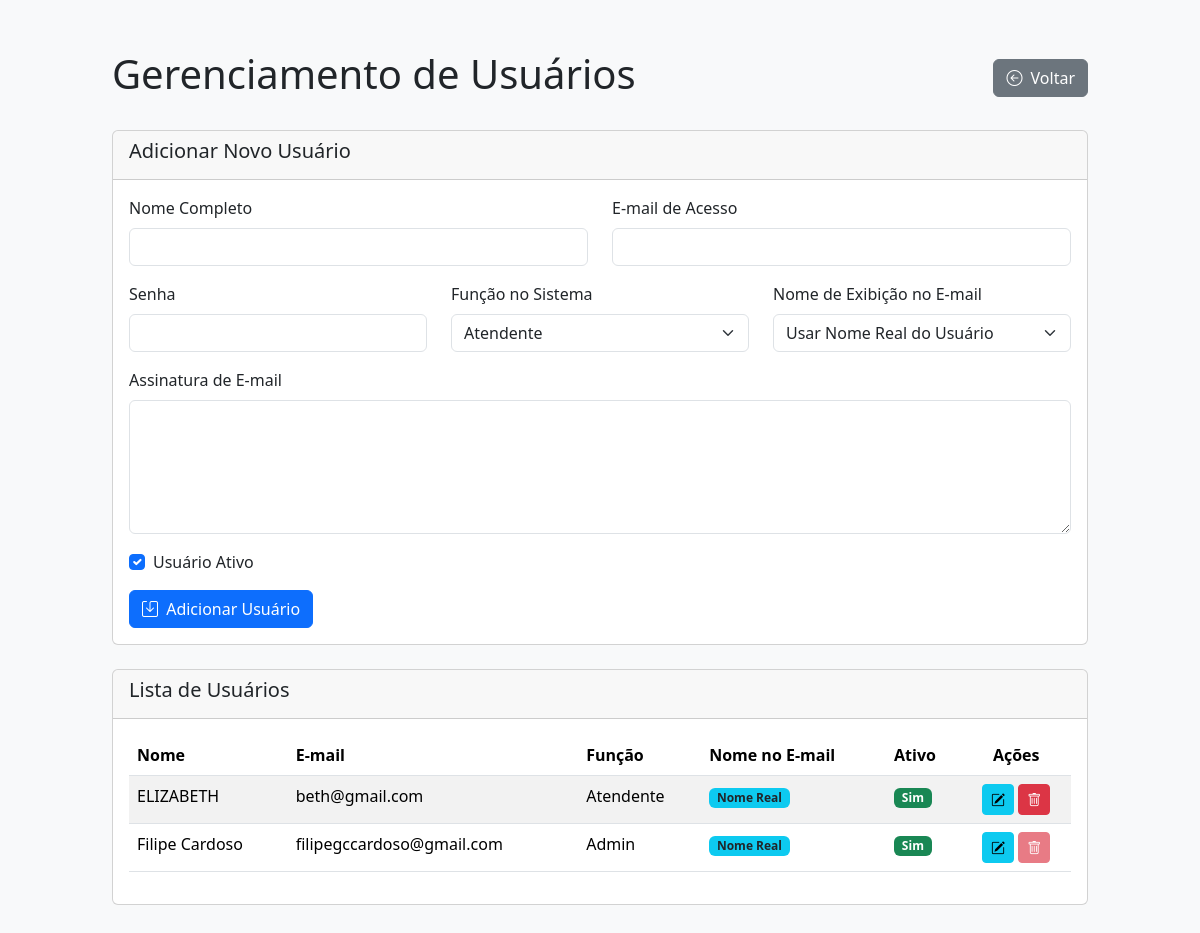
/manage_users.php (signed in), run on the app's committed database.
### tables this page shows
CREATE TABLE `usuarios` (
  `id` int NOT NULL AUTO_INCREMENT,
  `nome` varchar(255) NOT NULL,
  `email` varchar(255) NOT NULL,
  `senha` varchar(255) NOT NULL,
  `ativo` tinyint(1) NOT NULL DEFAULT '1',
  `role` enum('admin','atendente') NOT NULL DEFAULT 'atendente',
  `email_sender_name_type` enum('real_name','global_name') NOT NULL DEFAULT 'real_name' COMMENT 'Define o nome de exibiÃ§Ã£o no e-mail: nome real do usuÃ¡rio ou nome global do suporte.',
  `signature_html` mediumtext,
  PRIMARY KEY (`id`),
  UNIQUE KEY `email` (`email`)
);

### manage_users.php (the view, shortened to what this page needs)
<?php
require_once __DIR__ . '/config/config.php';
$message = '';
$edit_user = null;
$users = [];
$stmt = $conn->prepare("SELECT id, nome, email, ativo, role, email_sender_name_type FROM usuarios ORDER BY nome ASC");
if ($stmt) {
    $stmt->execute();
    $users = $stmt->get_result()->fetch_all(MYSQLI_ASSOC);
} else {
    $message .= "<div class='alert alert-danger'>Erro ao buscar usuários: " . $conn->error . "</div>";
}
?>
<!DOCTYPE html>
<html lang="pt-br">
<head>
    <link href="https://cdn.jsdelivr.net/npm/bootstrap@5.3.3/dist/css/bootstrap.min.css" rel="stylesheet">
    <link rel="stylesheet" href="https://cdn.jsdelivr.net/npm/bootstrap-icons@1.11.3/font/bootstrap-icons.min.css">
</head>
<body>
    <div class="container">
        <div class="d-flex justify-content-between align-items-center mb-4">
            <h1>Gerenciamento de Usuários</h1>
            <a href="index.php" class="btn btn-secondary"><i class="bi bi-arrow-left-circle me-1"></i> Voltar</a>
        </div>
        <div class="card mb-4">
            <div class="card-header">
                <h5><?php echo $edit_user ? 'Editar Usuário' : 'Adicionar Novo Usuário'; ?></h5>
            </div>
            <div class="card-body">
                <form action="manage_users.php" method="POST">
                    <div class="row">
                        <div class="col-md-6 mb-3">
                            <label for="nome" class="form-label">Nome Completo</label>
                            <input type="text" class="form-control" id="nome" name="nome" value="<?php echo htmlspecialchars($edit_user['nome'] ?? ''); ?>" required>
                        </div>
                        <div class="col-md-6 mb-3">
                            <label for="email" class="form-label">E-mail de Acesso</label>
                            <input type="email" class="form-control" id="email" name="email" value="<?php echo htmlspecialchars($edit_user['email'] ?? ''); ?>" required>
                        </div>
                    </div>
                    <div class="row">
                        <div class="col-md-4 mb-3">
                            <label for="senha" class="form-label"><?php echo $edit_user ? 'Nova Senha' : 'Senha'; ?></label>
                            <input type="password" class="form-control" id="senha" name="senha" placeholder="<?php echo $edit_user ? 'Deixe em branco para não alterar' : ''; ?>" <?php echo $edit_user ? '' : 'required'; ?>>
                        </div>
                        <div class="col-md-4 mb-3">
                            <label for="role" class="form-label">Função no Sistema</label>
                            <select class="form-select" id="role" name="role" required>
                                <option value="atendente" <?php echo (($edit_user['role'] ?? 'atendente') === 'atendente') ? 'selected' : ''; ?>>Atendente</option>
                            </select>
                        </div>
                        <div class="col-md-4 mb-3">
                            <label for="email_sender_name_type" class="form-label">Nome de Exibição no E-mail</label>
                            <select class="form-select" id="email_sender_name_type" name="email_sender_name_type" required>
                                <option value="real_name" <?php echo (($edit_user['email_sender_name_type'] ?? 'real_name') === 'real_name') ? 'selected' : ''; ?>>Usar Nome Real do Usuário</option>
                            </select>
                        </div>
                    </div>
                    <div class="mb-3">
                        <label for="signature_html" class="form-label">Assinatura de E-mail</label>
                        <textarea name="signature_html" id="signature_html" class="form-control" rows="5"><?php echo htmlspecialchars($edit_user['signature_html'] ?? ''); ?></textarea>
                    </div>
                    <div class="mb-3 form-check">
                        <input type="checkbox" class="form-check-input" id="ativa" name="ativa" <?php echo ($edit_user['ativo'] ?? 1) ? 'checked' : ''; ?>>
                        <label class="form-check-label" for="ativa">Usuário Ativo</label>
                    </div>
                    <button type="submit" class="btn btn-primary"><i class="bi bi-save me-1"></i> <?php echo $edit_user ? 'Salvar Alterações' : 'Adicionar Usuário'; ?></button>
                </form>
            </div>
        </div>
        <div class="card">
            <div class="card-header">
                <h5>Lista de Usuários</h5>
            </div>
            <div class="card-body">
                <div class="table-responsive">
                    <table class="table table-hover table-striped">
                        <thead>
                            <tr>
                                <th>Nome</th>
                                <th>E-mail</th>
                                <th>Função</th>
                                <th>Nome no E-mail</th> <th>Ativo</th>
                                <th class="text-center">Ações</th>
                            </tr>
                        </thead>
                        <tbody>
                            <?php foreach ($users as $user): ?>
                                <tr>
                                    <td><?php echo htmlspecialchars($user['nome']); ?></td>
                                    <td><?php echo htmlspecialchars($user['email']); ?></td>
                                    <td><?php echo htmlspecialchars(ucfirst($user['role'])); ?></td>
                                    <td>
                                        <?php if ($user['email_sender_name_type'] === 'global_name'): ?>
                                            <span class="badge bg-secondary">Geral do Suporte</span>
                                        <?php else: ?>
                                            <span class="badge bg-info text-dark">Nome Real</span>
                                        <?php endif; ?>
                                    </td>
                                    <td>
                                        <?php echo $user['ativo'] ? '<span class="badge bg-success">Sim</span>' : '<span class="badge bg-danger">Não</span>'; ?>
                                    </td>
                                    <td class="text-center">
                                        <a href="manage_users.php?edit_id=<?php echo $user['id']; ?>" class="btn btn-sm btn-info" title="Editar"><i class="bi bi-pencil-square"></i></a>
                                        <form action="manage_users.php" method="POST" class="d-inline" onsubmit="return confirm('Tem certeza?');">
                                            <button type="submit" class="btn btn-sm btn-danger" title="Excluir" <?php echo ($user['id'] === $_SESSION['usuario_id']) ? 'disabled' : ''; ?>>
                                                <i class="bi bi-trash"></i>
                                            </button>
                                        </form>
                                    </td>
                                </tr>
                            <?php endforeach; ?>
                        </tbody>
                    </table>
                </div>
            </div>
        </div>
    </div>
</body>
</html>

### manage_users.php (style rules this page uses)
body { background-color: #f8f9fa; }
.container { max-width: 1000px; margin-top: 50px; margin-bottom: 50px; }

### data on the page
usuarios: nome "ELIZABETH", email "beth@gmail.com", role "Atendente", email_sender_name_type "Nome Real", ativo "Sim"
usuarios: nome "Filipe Cardoso", email "filipegccardoso@gmail.com", role "Admin", email_sender_name_type "Nome Real", ativo "Sim"
